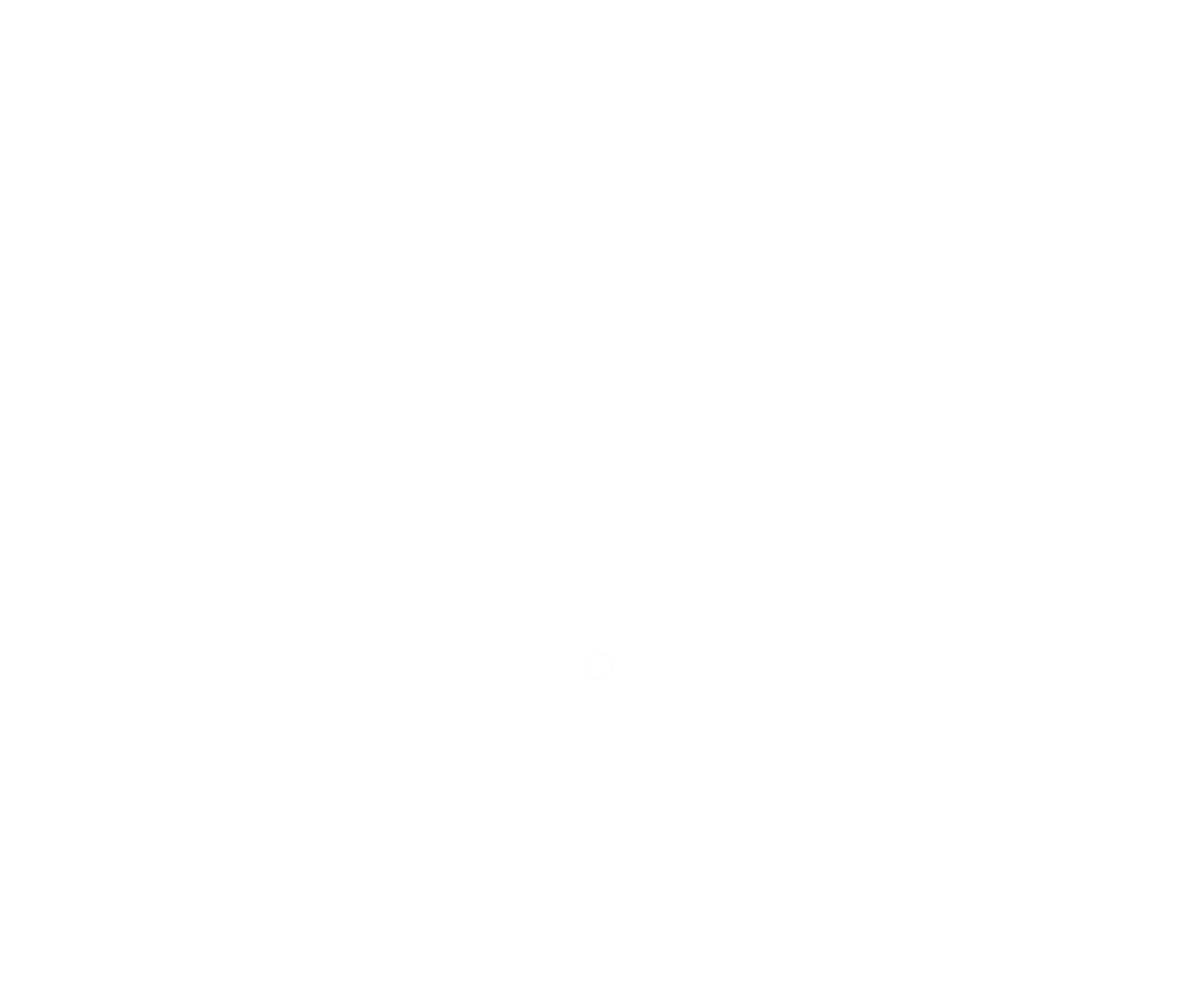
Frame 1 (no input)
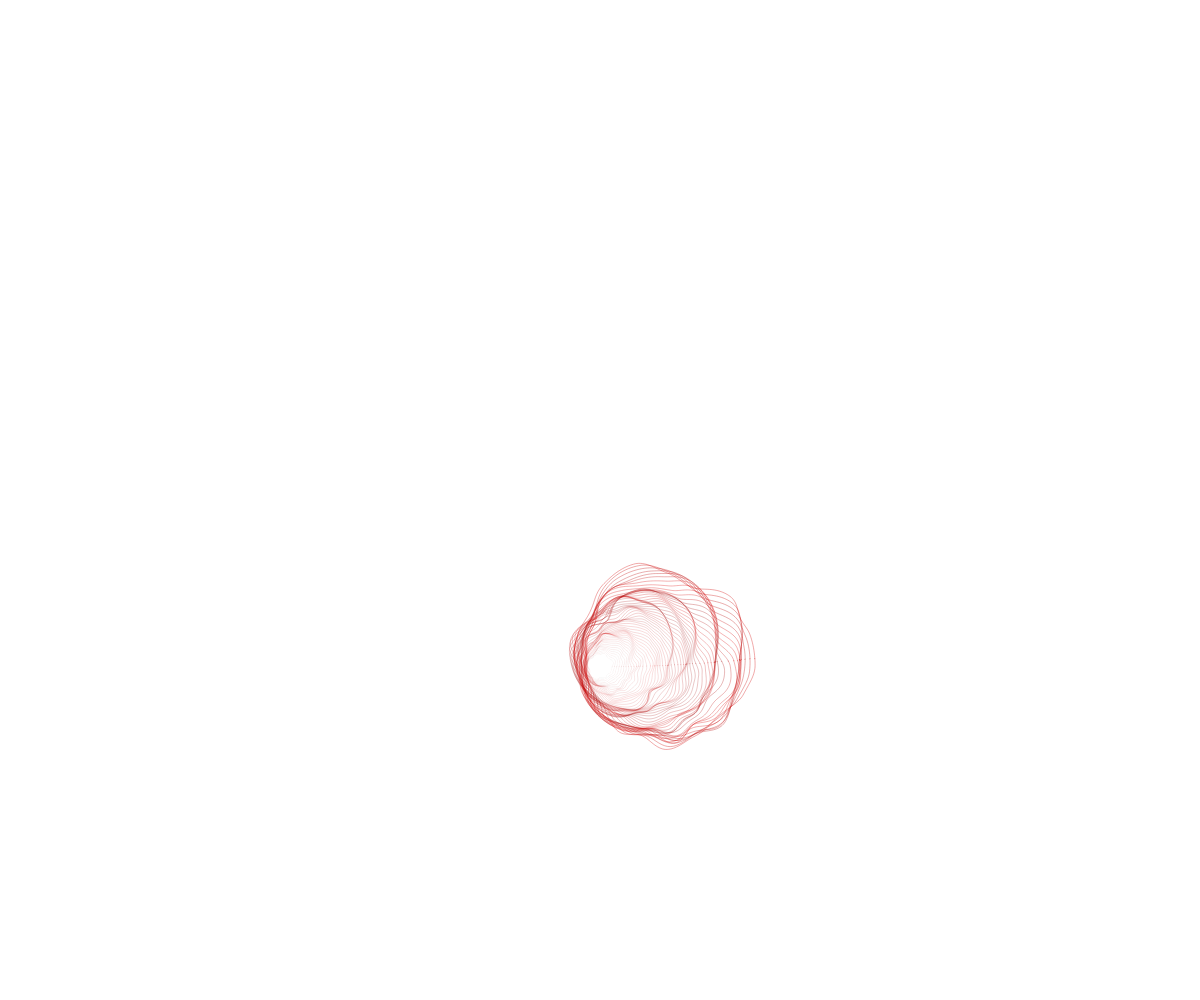
Frame 60 (no input)
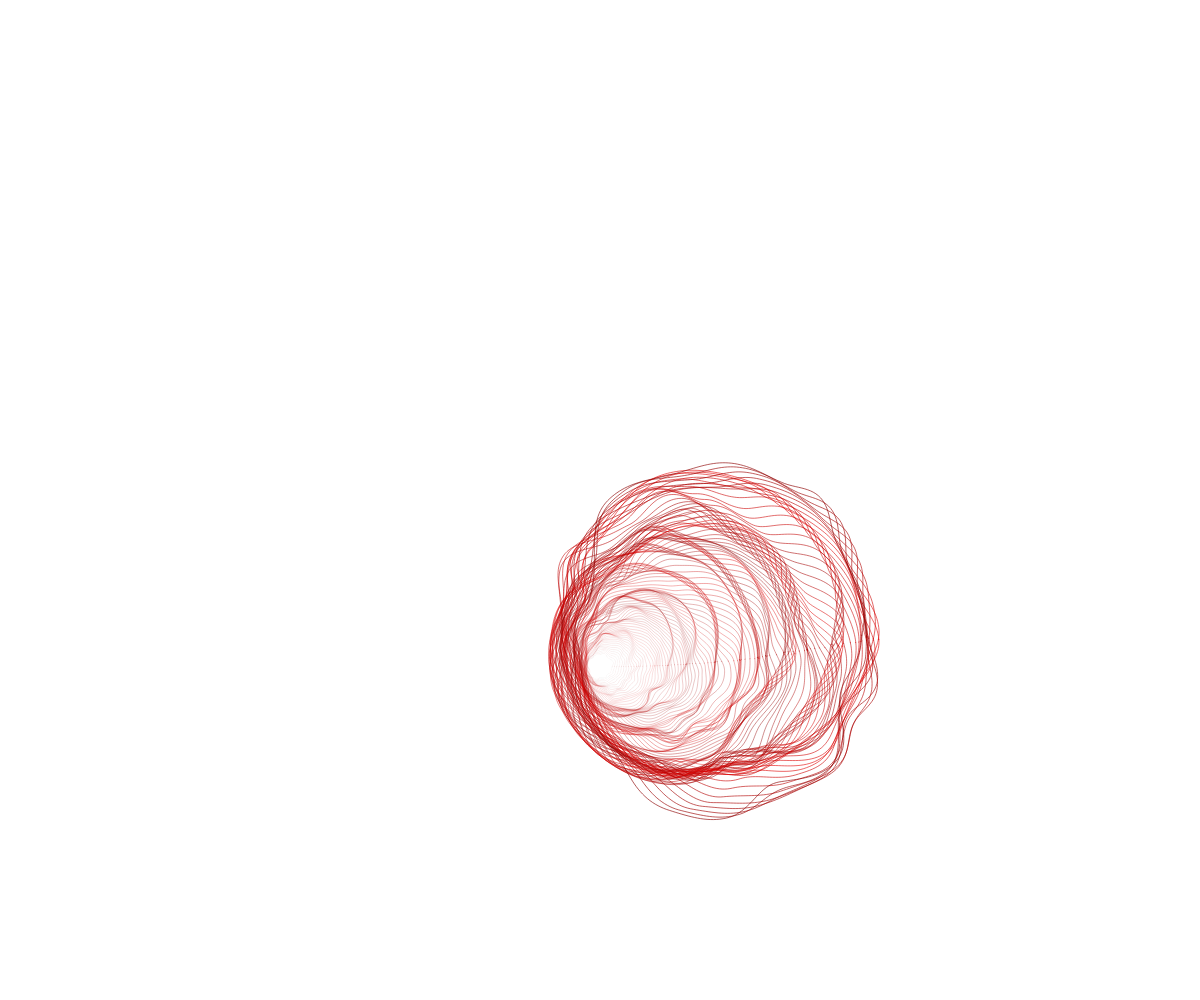
Frame 120 (the mouse pressed at the canvas centre since frame 60)

The p5.js sketch that drew these frames (run headless with seeded random() and noise() and a simulated clock; from frame 60 on, the mouse is pressed at the canvas centre):

// p5.js sketch
// ── sketch.js
function setup() {
  createCanvas(windowWidth, windowHeight);
  angleMode(DEGREES);
  noiseDetail(2, 1);
}

let vertexCtr = 0;
let scaleCtr = 0.1;
let translateCtr = 0;

const vertexStep = 0.1;
const scaleStep = 0.01;
const translateStep = 0.3;

function draw() {
  // background('#000');
  noStroke();

  // move to the center of the canvas (not required on webgl)
  let tw = map(sin(translateCtr), -1, 1, width / 3, (width * 2) / 3);
  let th = map(cos(translateCtr), -1, 1, height / 3, (height * 2) / 3);
  translate(tw, th);

  let space = 1;

  scale(scaleCtr);

  noFill();
  beginShape();
  for (let i = 0; i < 360; i += space) {
    let xoff = map(cos(i), -1, 1, 0, 3);
    let yoff = map(sin(i), -1, 1, 0, 3);
    let n = noise(xoff + vertexCtr, yoff + vertexCtr);

    let h = map(n, 0, 1, 100, 150);
    let c = map(n, 0, 1, 100, 255);
    stroke(c, 0, 0);
    strokeWeight(0.5);

    let v = p5.Vector.fromAngle(radians(i), h);
    vertex(v.x, v.y);
  }

  endShape(CLOSE);

  vertexCtr += vertexStep;
  scaleCtr += scaleStep;
  translateCtr += translateStep;
}

function mouseClicked() {
  isLooping() ? noLoop() : loop();
}
